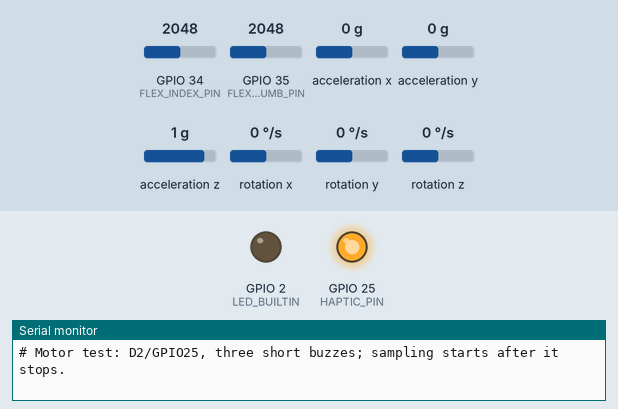
Bench run of a sketch on a simulated ESP32. On the bench: output pins drawn as LEDs (lit = HIGH), the last lines printed to the serial monitor. Wiring (inferred from the names in the program): MPU-6050 motion sensor at I2C address 0x68. Dashed ring = blinking. The test bench sets the inputs (shaded band); at power-on: GPIO 34 (FLEX_INDEX_PIN) = 2048, GPIO 35 (FLEX_THUMB_PIN) = 2048, acceleration x 0 g, acceleration y 0 g, acceleration z 1 g, rotation x 0 °/s, rotation y 0 °/s, rotation z 0 °/s (analog values on the 0–4095 scale). WiFi joins after 1.5 s; servers stay silent unless stated; random numbers use the default seed unless the sketch sets one; no MQTT or app messages arrive unless stated.

Above: at 1.1 s.
At 3.5 s:
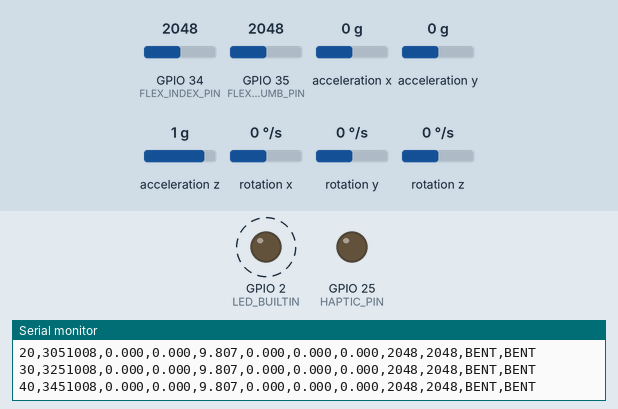
3.9 s: GPIO 34 (FLEX_INDEX_PIN) set to 1845
At 4.7 s:
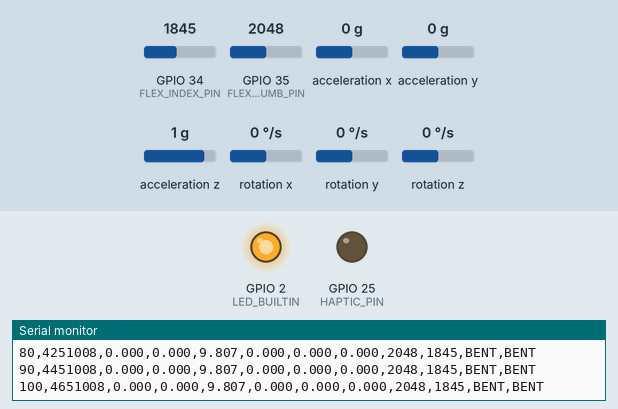
5.6 s: GPIO 34 (FLEX_INDEX_PIN) set to 1753
7.3 s: GPIO 35 (FLEX_THUMB_PIN) set to 1553
8.8 s: GPIO 35 (FLEX_THUMB_PIN) set to 1431
Timing chart, 0 to 11.5 s (numbered marks = the images above; inputs shaded):
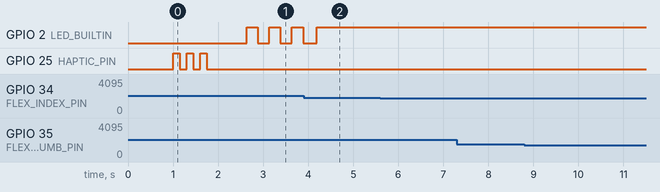

The sketch:

MBF_v1.ino
```cpp
#include <Arduino.h>
#include <Wire.h>

#include <WiFi.h>
#include <PubSubClient.h>
#include <esp_timer.h>
#include <esp_system.h>

// ============================================================
// USER SETTINGS
// ============================================================

const char WIFI_SSID[]     = "Nitin";
const char WIFI_PASSWORD[] = "CHANGE_ME_PRIVATE";

const char MQTT_BROKER_IP[] = "172.20.10.2";

const uint16_t MQTT_BROKER_PORT = 1883;

#define DEVICE_ID "glove"

const char MOTION_TOPIC[]       = "sensor/glove/gesture";
const char CONNECTION_TOPIC[]   = "status/" DEVICE_ID "/connection";

const char CONNECTION_ONLINE_PAYLOAD[] =
    "{\"type\":\"connection_status\",\"state\":\"ONLINE\"}";

const char CONNECTION_OFFLINE_PAYLOAD[] =
    "{\"type\":\"connection_status\",\"state\":\"OFFLINE\"}";


const uint8_t MPU_ADDRESS = 0x68;

const int FLEX_THUMB_PIN  = 35;  // A3 -- physical wiring
const int FLEX_INDEX_PIN  = 34;  // A2
// A1 / GPIO39: middle flex sensor failed; deliberately not sampled.
const int HAPTIC_PIN = 25; // D2 -> module IN; module VCC -> VCC, GND -> GND.
const bool STARTUP_MOTOR_TEST = true; // Three brief pulses, once per boot, before sampling.

// Thresholds are 12-bit raw ADC counts
const uint16_t FLEX_THUMB_BENT_THRESHOLD  = 1500; // Mounted-glove fist low was 1612; straight releases stayed below 1401.
const uint16_t FLEX_INDEX_BENT_THRESHOLD  = 1800;
// Set a finger to false if its readings DECREASE when bending.
const bool FLEX_THUMB_BEND_INCREASES  = true;
const bool FLEX_INDEX_BEND_INCREASES  = true;
const uint16_t FLEX_HYSTERESIS = 20; // Release margin in ADC counts and avoids flicker.
const bool PUBLISH_FLEX_RAW = true; // Set false after calibration

const uint32_t SAMPLE_PERIOD_MS       = 20;  // 50 Hz
const uint32_t MQTT_RETRY_MS          = 5000;

// ============================================================
// SAMPLE QUEUE
// ============================================================

// Main stream explicitly marks middle as disabled/null; only thumb and index are measured.
const char COLLECTION_CONTROL_TOPIC[] = "collection/glove/control";
const char COLLECTION_ACK_TOPIC[] = "collection/glove/ack";
const char HARDWARE_PROFILE[] = "mpu6050_16g_2000dps_21hz_flex8avg_50hz_thumb_index_v2";
struct CollectionState {
  char session[17];
  uint16_t trial;
  uint64_t startUs, endUs;
};
CollectionState collectionState = {};
portMUX_TYPE collectionMux = portMUX_INITIALIZER_UNLOCKED;
char bootID[9];
bool imuConfigured = false;

struct SensorSample {
  uint32_t sequence;
  uint64_t timestampUs;

  float ax;
  float ay;
  float az;

  float gx;
  float gy;
  float gz;

  uint16_t thumb;
  uint16_t index;
  bool thumbBent;
  bool indexBent;

  bool mpuValid;
  int16_t imuRaw[6];
  uint8_t flexRailMask;
  uint32_t imuErrors, queueDropped;
  char collectionSession[17];
  uint16_t collectionTrial;
  uint32_t collectionElapsedMs;
};

uint32_t imuErrorCount = 0;
uint32_t queueDropCount = 0;

bool readMPURegisters(uint8_t reg, uint8_t *buffer, uint8_t count) {
  Wire.beginTransmission(MPU_ADDRESS); Wire.write(reg);
  if (Wire.endTransmission(false) != 0) return false;
  if (Wire.requestFrom(MPU_ADDRESS, count, true) != count) {
    while (Wire.available()) Wire.read();
    return false;
  }
  for (uint8_t i = 0; i < count; ++i) buffer[i] = Wire.read();
  return true;
}
bool writeMPURegister(uint8_t reg, uint8_t value) {
  Wire.beginTransmission(MPU_ADDRESS); Wire.write(reg); Wire.write(value);
  return Wire.endTransmission()==0;
}
bool configureMPU() {
  uint8_t who;
  if (!readMPURegisters(0x75,&who,1) || who!=0x68) return false;
  // Checked writes avoid an unbounded library reset-poll on a failing I2C bus.
  // +/-16 g, +/-2000 deg/s, 21 Hz DLPF; output data is sampled by this sketch at 50 Hz.
  if (!(writeMPURegister(0x6B,0x01) && writeMPURegister(0x6C,0x00) &&
        writeMPURegister(0x1A,0x04) && writeMPURegister(0x19,0x04) &&
        writeMPURegister(0x1B,0x18) && writeMPURegister(0x1C,0x18))) return false;
  uint8_t ranges[2];
  return readMPURegisters(0x1B,ranges,2) && (ranges[0]&0x18)==0x18 && (ranges[1]&0x18)==0x18;
}
bool readCheckedIMU(SensorSample &sample) {
  uint8_t bytes[14];
  if (!imuConfigured || !readMPURegisters(0x3B, bytes, sizeof(bytes))) return false;
  int16_t values[7];
  for (int i = 0; i < 7; ++i) values[i] = (int16_t)((uint16_t(bytes[2*i]) << 8) | bytes[2*i+1]);
  sample.imuRaw[0]=values[0]; sample.imuRaw[1]=values[1]; sample.imuRaw[2]=values[2];
  sample.imuRaw[3]=values[4]; sample.imuRaw[4]=values[5]; sample.imuRaw[5]=values[6];
  sample.ax=values[0]*9.80665f/2048.0f; sample.ay=values[1]*9.80665f/2048.0f; sample.az=values[2]*9.80665f/2048.0f;
  sample.gx=values[4]*0.01745329252f/16.4f; sample.gy=values[5]*0.01745329252f/16.4f; sample.gz=values[6]*0.01745329252f/16.4f;
  return true;
}


QueueHandle_t sampleQueue;

uint32_t sequenceNumber = 0;

// ============================================================
// NETWORK
// ============================================================

WiFiClient wifiClient;
PubSubClient mqtt(wifiClient);

void collectionCommand(char *, byte *payload, unsigned int length) {
  if (length == 0 || length >= 100) return;
  char text[100], session[17], extra;
  memcpy(text,payload,length);text[length]='\0';
  unsigned int trial,duration;
  if (sscanf(text,"GO %16s %u %u %c",session,&trial,&duration,&extra)==3 &&
      strlen(session)==16 && trial>=1 && trial<=60000 && duration>=1000 && duration<=30000) {
    for (char *p=session;*p;++p) if (!isxdigit((unsigned char)*p)) return;
    uint64_t now=esp_timer_get_time();bool accepted;
    CollectionState snapshot;
    portENTER_CRITICAL(&collectionMux);
    if (!strcmp(session,collectionState.session) && trial==collectionState.trial) accepted=true;
    else if (now<collectionState.endUs) accepted=false;
    else {strcpy(collectionState.session,session);collectionState.trial=trial;
      collectionState.startUs=now;collectionState.endUs=now+uint64_t(duration)*1000;accepted=true;}
    snapshot=collectionState;
    portEXIT_CRITICAL(&collectionMux);
    char ack[230];
    snprintf(ack,sizeof(ack),"{\"boot\":\"%s\",\"session\":\"%s\",\"trial\":%u,\"accepted\":%s,\"start_us\":%llu,\"end_us\":%llu}",
      bootID,snapshot.session,snapshot.trial,accepted?"true":"false",
      (unsigned long long)snapshot.startUs,(unsigned long long)snapshot.endUs);
    mqtt.publish(COLLECTION_ACK_TOPIC,ack,false);
  } else if (sscanf(text,"STOP %16s %c",session,&extra)==1) {
    portENTER_CRITICAL(&collectionMux);
    if (!strcmp(session,collectionState.session)) collectionState.endUs=esp_timer_get_time();
    portEXIT_CRITICAL(&collectionMux);
  }
}

void forceMqttReconnect() {
  // Stop the TCP socket immediately. Do not call mqtt.disconnect()
  // here because it attempts another write on a possibly dead socket.
  wifiClient.stop();
  digitalWrite(LED_BUILTIN, LOW);
}

// ============================================================
// SENSOR FUNCTIONS
// ============================================================

int readFlex(int pin) {
  // Dummy read to let the ADC settle after changing channels. (discard one reading and allow settling)
  analogRead(pin);
  delayMicroseconds(200);
  uint32_t total = 0;
  for (int i = 0; i < 8; ++i) total += analogRead(pin); // average eight consecutive ADC readings per finger to reduce noise before applying the threshold
  return total / 8;
}


bool updateFlexBent(uint16_t reading, uint16_t threshold,
                           bool increases, uint16_t margin, bool wasBent) {
  const int value=reading, limit=threshold, gap=margin;
  if (increases) return wasBent ? value>=limit-gap : value>=limit;
  return wasBent ? value<=limit+gap : value<=limit;
}

const char *flexState(bool bent) {
  return bent ? "BENT" : "NOT_BENT";
}

// ============================================================
// MQTT PUBLISHING
// ============================================================

bool publishSensorSample(const SensorSample &sample) {
  char payload[1250];
  char extraFields[760];
  snprintf(extraFields,sizeof(extraFields),
    ",\"boot_id\":\"%s\",\"hardware_profile\":\"%s\",\"sample_hz\":50,\"accel_range_g\":16,\"gyro_range_deg_s\":2000,"
    "\"sensor_status\":{\"active_flex_mask\":3,\"middle_enabled\":false,\"motor_test_on_boot\":%s},"
    "\"imu_raw\":[%d,%d,%d,%d,%d,%d],\"quality\":{\"flex_rail_mask\":%u,\"imu_errors\":%lu,\"queue_dropped\":%lu},"
    "\"collection\":{\"session\":\"%s\",\"trial\":%u,\"elapsed_ms\":%lu},\"rssi_dbm\":%d",
    bootID,HARDWARE_PROFILE,STARTUP_MOTOR_TEST?"true":"false",sample.imuRaw[0],sample.imuRaw[1],sample.imuRaw[2],sample.imuRaw[3],sample.imuRaw[4],sample.imuRaw[5],
    sample.flexRailMask,(unsigned long)sample.imuErrors,(unsigned long)sample.queueDropped,sample.collectionSession,
    sample.collectionTrial,(unsigned long)sample.collectionElapsedMs,WiFi.RSSI());
  char rawFields[100] = "";
  if (PUBLISH_FLEX_RAW) {
    snprintf(rawFields, sizeof(rawFields),
      ",\"flex_raw\":{\"thumb\":%u,\"index\":%u,\"middle\":null}",
      unsigned(sample.thumb), unsigned(sample.index));
  }

  int length = snprintf(
    payload,
    sizeof(payload),
    "{"
      "\"type\":\"hand_sample\","
      "\"seq\":%lu,"
      "\"timestamp_us\":%llu,"
      "\"imu\":{"
        "\"ax\":%.3f,"
        "\"ay\":%.3f,"
        "\"az\":%.3f,"
        "\"gx\":%.3f,"
        "\"gy\":%.3f,"
        "\"gz\":%.3f,"
        "\"valid\":%s"
      "},"
      "\"flex\":{"
        "\"thumb\":\"%s\","
        "\"index\":\"%s\","
        "\"middle\":\"%s\""
      "}%s%s"
    "}",
    (unsigned long)sample.sequence,
    (unsigned long long)sample.timestampUs,
    sample.ax,
    sample.ay,
    sample.az,
    sample.gx,
    sample.gy,
    sample.gz,
    sample.mpuValid ? "true" : "false",
    flexState(sample.thumbBent),
    flexState(sample.indexBent),
    "DISABLED",
    rawFields,
    extraFields
  );

  if (length <= 0 || length >= (int)sizeof(payload)) {
    return false;
  }

  return mqtt.publish(
    MOTION_TOPIC,
    reinterpret_cast<const uint8_t *>(payload),
    length,
    false
  );
}

// ============================================================
// NETWORK TASK
// Runs separately so reconnection does not stop 50 Hz sampling.
// ============================================================

void networkTask(void *parameter) {
  uint32_t wifiAttemptStarted = 0;
  uint32_t lastMqttAttempt = 0;
  uint32_t lastStatusPrint = 0;
  uint32_t lastLedToggle = 0;

  bool previousWiFiConnected = false;
  bool ledState = false;

  WiFi.persistent(false);
  WiFi.mode(WIFI_STA);
  WiFi.setAutoReconnect(true);

  // Reliability-first setting for this test.
  WiFi.setSleep(false);

  mqtt.setServer(MQTT_BROKER_IP, MQTT_BROKER_PORT);
  mqtt.setCallback(collectionCommand);
  if (!mqtt.setBufferSize(1536)) {
    Serial.println("# ERROR: MQTT buffer allocation failed");
    while (true) vTaskDelay(pdMS_TO_TICKS(1000));
  }
  // Detect a dead broker connection within roughly 5-10 seconds.
  mqtt.setKeepAlive(5);
  mqtt.setSocketTimeout(1);

  // Start the first Wi-Fi attempt immediately.
  Serial.println("# Starting Wi-Fi");
  WiFi.begin(WIFI_SSID, WIFI_PASSWORD);
  wifiAttemptStarted = millis();

  for (;;) {
    uint32_t now = millis();
    bool wifiConnected =
        WiFi.status() == WL_CONNECTED;

    if (!wifiConnected) {
      if (previousWiFiConnected) {
        previousWiFiConnected = false;
        forceMqttReconnect();
      }

      // Fast LED blink: Wi-Fi is disconnected.
      if (now - lastLedToggle >= 250) {
        lastLedToggle = now;
        ledState = !ledState;
        digitalWrite(LED_BUILTIN, ledState);
      }

      // Print diagnostic status every five seconds.
      if (now - lastStatusPrint >= 5000) {
        lastStatusPrint = now;

        Serial.print("# Wi-Fi waiting, status=");
        Serial.println(WiFi.status());
      }

      // Give each attempt 20 seconds before restarting it.
      if (now - wifiAttemptStarted >= 20000) {
        Serial.println("# Restarting Wi-Fi attempt");

        WiFi.disconnect(false);
        vTaskDelay(pdMS_TO_TICKS(250));

        WiFi.begin(WIFI_SSID, WIFI_PASSWORD);
        wifiAttemptStarted = millis();
      }
    } else {
      if (!previousWiFiConnected) {
        previousWiFiConnected = true;

        // Wi-Fi may have recovered while an old TCP socket remained.
        // Always begin this Wi-Fi session with a clean MQTT transport.
        forceMqttReconnect();

        Serial.print("# Wi-Fi connected, IP=");
        Serial.println(WiFi.localIP());

        Serial.print("# Wi-Fi RSSI=");
        Serial.println(WiFi.RSSI());

        // Permit an immediate MQTT attempt.
        lastMqttAttempt = now - MQTT_RETRY_MS;
      }

      if (!mqtt.connected()) {
        // Slow LED blink: Wi-Fi works, MQTT does not.
        if (now - lastLedToggle >= 1000) {
          lastLedToggle = now;
          ledState = !ledState;
          digitalWrite(LED_BUILTIN, ledState);
        }

        if (now - lastMqttAttempt >= MQTT_RETRY_MS) {
          lastMqttAttempt = now;

          String clientId =
              String(DEVICE_ID) + "-" +
              String(
                (uint32_t)ESP.getEfuseMac(),
                HEX
              );

          Serial.print("# MQTT connection attempt to ");
          Serial.println(MQTT_BROKER_IP);

          if (mqtt.connect(
                clientId.c_str(),
                CONNECTION_TOPIC,
                1,
                true,
                CONNECTION_OFFLINE_PAYLOAD)) {

            if (mqtt.subscribe(COLLECTION_CONTROL_TOPIC,1) && mqtt.publish(
                  CONNECTION_TOPIC,
                  CONNECTION_ONLINE_PAYLOAD,
                  true)) {

              // Offline samples are stale by the time the link returns.
              xQueueReset(sampleQueue);


              Serial.println("# MQTT connected");
            } else {
              Serial.println("# MQTT online publish failed");
              forceMqttReconnect();
            }
          } else {
            Serial.print("# MQTT failed, state=");
            Serial.println(mqtt.state());
          }
        }
      } else {
        // mqtt.loop() detects keep-alive and broker failures.
        // A failure must close the socket so the next pass reconnects.
        if (!mqtt.loop()) {
          forceMqttReconnect();
          vTaskDelay(pdMS_TO_TICKS(20));
          continue;
        }

        // Publish at most one sample per task pass. The task runs every
        // 2 ms while samples arrive every 20 ms, so this keeps up without
        // issuing a burst of blocking writes after a link failure.
        SensorSample sample;

        if (xQueueReceive(
              sampleQueue,
              &sample,
              0) == pdTRUE) {

          if (!publishSensorSample(sample)) {
            forceMqttReconnect();
            vTaskDelay(pdMS_TO_TICKS(20));
            continue;
          }
        }

        // Solid LED only after this pass completed successfully.
        digitalWrite(LED_BUILTIN, HIGH);
        ledState = true;
      }
    }

    vTaskDelay(pdMS_TO_TICKS(2));
  }
}

// ============================================================
// SETUP
// ============================================================

void runStartupMotorTest() {
  // GPIO drives only the module's IN pin; its onboard MOSFET supplies the motor current.
  if (STARTUP_MOTOR_TEST) {
    Serial.println("# Motor test: D2/GPIO25, three short buzzes; sampling starts after it stops.");
    for (uint8_t pulse=0; pulse<3; ++pulse) {
      digitalWrite(HAPTIC_PIN, HIGH); delay(150);
      digitalWrite(HAPTIC_PIN, LOW); delay(150);
    }
  }
  digitalWrite(HAPTIC_PIN, LOW);
  delay(700); // Let motor vibration settle before calibrating/sampling the IMU.
  Serial.println("# Motor OFF. No motor activation during calibration or gesture recording.");
}

void setup() {
  // Establish LOW before enabling the output to avoid an unintended startup pulse.
  digitalWrite(HAPTIC_PIN, LOW);
  pinMode(HAPTIC_PIN, OUTPUT);
  Serial.begin(115200);
  delay(1000);

  pinMode(LED_BUILTIN, OUTPUT);
  digitalWrite(LED_BUILTIN, LOW);

  runStartupMotorTest(); // No Wi-Fi/sensor tasks exist yet; vibration cannot enter training samples.

  Wire.begin(21, 22); // starts I2C
  Wire.setClock(100000); // i2c digital bus speed 100k
  Wire.setTimeOut(20);
  snprintf(bootID,sizeof(bootID),"%08lx",(unsigned long)esp_random());

  analogReadResolution(12); // adc using 12 bits, counter from 0 to 4095

  analogSetPinAttenuation( // allow the ADC to measure wider input voltages
    FLEX_THUMB_PIN,
    ADC_11db
  );

  analogSetPinAttenuation(
    FLEX_INDEX_PIN,
    ADC_11db
  );


  pinMode(FLEX_THUMB_PIN, INPUT); // set the pins as inputs
  pinMode(FLEX_INDEX_PIN, INPUT);

  imuConfigured=configureMPU();
  if (!imuConfigured) Serial.println("# MPU unavailable; publishing invalid readings and retrying without blocking Wi-Fi.");

  sampleQueue =
      xQueueCreate(100, sizeof(SensorSample));

  if (sampleQueue == nullptr) {
    Serial.println("# ERROR: sample queue creation failed");

    while (true) {
      delay(100);
    }
  }

  Serial.println("# Glove IMU/flex MQTT ready (microphone moved to collar)");
  Serial.println("# Flex pins: thumb=GPIO35 index=GPIO34; middle=DISABLED (failed sensor)");
  Serial.printf("# CALIBRATE: thresholds thumb=%u index=%u; release margin=%u\n",
    unsigned(FLEX_THUMB_BENT_THRESHOLD), unsigned(FLEX_INDEX_BENT_THRESHOLD), unsigned(FLEX_HYSTERESIS));
  Serial.println(
    "# seq,time_us,ax,ay,az,gx,gy,gz,"
    "thumb_raw,index_raw,thumb_state,index_state; IMU units m/s^2 and rad/s"
  );

  if (xTaskCreatePinnedToCore(
        networkTask,
        "networkTask",
        8192,
        nullptr,
        1,
        nullptr,
        0) != pdPASS) {
    Serial.println("# ERROR: network task creation failed");
    while (true) {
      delay(100);
    }
  }

  if (xTaskCreatePinnedToCore(
        sensorTask,
        "sensorTask",
        4096,
        nullptr,
        2,
        nullptr,
        1) != pdPASS) {
    Serial.println("# ERROR: sensor task creation failed");
    while (true) {
      delay(100);
    }
  }
}

// ============================================================
// 50 HZ SENSOR TASK
// ============================================================

void sensorTask(void *parameter) {
  // State belongs to this task and travels with its sampled readings in the queue.
  bool thumbBent=false, indexBent=false;
  uint32_t lastMPURetry=millis();
  TickType_t lastWakeTime = xTaskGetTickCount();
  const TickType_t samplePeriod =
      pdMS_TO_TICKS(SAMPLE_PERIOD_MS);

  for (;;) {
    vTaskDelayUntil(&lastWakeTime, samplePeriod);

    SensorSample sample = {};
    sample.sequence=sequenceNumber++;
    sample.timestampUs=esp_timer_get_time();
    CollectionState capture;
    portENTER_CRITICAL(&collectionMux);capture=collectionState;portEXIT_CRITICAL(&collectionMux);
    memcpy(sample.collectionSession,capture.session,sizeof(sample.collectionSession));
    if (capture.trial && sample.timestampUs>=capture.startUs && sample.timestampUs<capture.endUs) {
      sample.collectionTrial=capture.trial;sample.collectionElapsedMs=(sample.timestampUs-capture.startUs)/1000;
    }
    if (!imuConfigured && millis()-lastMPURetry>=2000) {lastMPURetry=millis();imuConfigured=configureMPU();}
    // Checked burst read replaces the old unconditional Adafruit getEvent valid flag.
    bool mpuReadOk=readCheckedIMU(sample);
    if (!mpuReadOk) {++imuErrorCount;imuConfigured=false;}
    sample.imuErrors=imuErrorCount;sample.queueDropped=queueDropCount;

    sample.thumb  = readFlex(FLEX_THUMB_PIN);
    sample.index  = readFlex(FLEX_INDEX_PIN);
    // Preserve raw fault evidence. Do not turn an ADC rail spike into a bend transition.
    sample.flexRailMask=(sample.thumb<=20 || sample.thumb>=4075 ? 1 : 0) |
                        (sample.index<=20 || sample.index>=4075 ? 2 : 0);
    if (!(sample.flexRailMask & 1)) thumbBent = updateFlexBent(sample.thumb, FLEX_THUMB_BENT_THRESHOLD,
      FLEX_THUMB_BEND_INCREASES, FLEX_HYSTERESIS, thumbBent);
    if (!(sample.flexRailMask & 2)) indexBent = updateFlexBent(sample.index, FLEX_INDEX_BENT_THRESHOLD,
      FLEX_INDEX_BEND_INCREASES, FLEX_HYSTERESIS, indexBent);
    sample.thumbBent = thumbBent;
    sample.indexBent = indexBent;
    sample.mpuValid = mpuReadOk;


    // Never block sensor sampling because of networking.
    if (xQueueSend(sampleQueue, &sample, 0) != pdTRUE) {
      SensorSample discarded;

      // Real-time motion data should keep the newest sample.
      if (xQueueReceive(sampleQueue, &discarded, 0)==pdTRUE) ++queueDropCount;
      sample.queueDropped=queueDropCount;
      xQueueSend(sampleQueue, &sample, 0);
    }

    // Five updates/second makes calibration visible without printing at 50 Hz.
    if (sample.sequence % 10 == 0) {
      Serial.print(sample.sequence);
      Serial.print(",");
      Serial.print(
        (unsigned long long)sample.timestampUs
      );

      Serial.print(",");
      Serial.print(sample.ax, 3);
      Serial.print(",");
      Serial.print(sample.ay, 3);
      Serial.print(",");
      Serial.print(sample.az, 3);

      Serial.print(",");
      Serial.print(sample.gx, 3);
      Serial.print(",");
      Serial.print(sample.gy, 3);
      Serial.print(",");
      Serial.print(sample.gz, 3);

      Serial.print(",");
      Serial.print(sample.thumb);
      Serial.print(",");
      Serial.print(sample.index);
      Serial.print(",");
      Serial.print(flexState(sample.thumbBent));
      Serial.print(",");
      Serial.print(flexState(sample.indexBent));

      Serial.println();
    }
  }
}

void loop() {
  // Sensor and networking work runs in dedicated FreeRTOS tasks.
  vTaskDelay(pdMS_TO_TICKS(1000));
}
```
